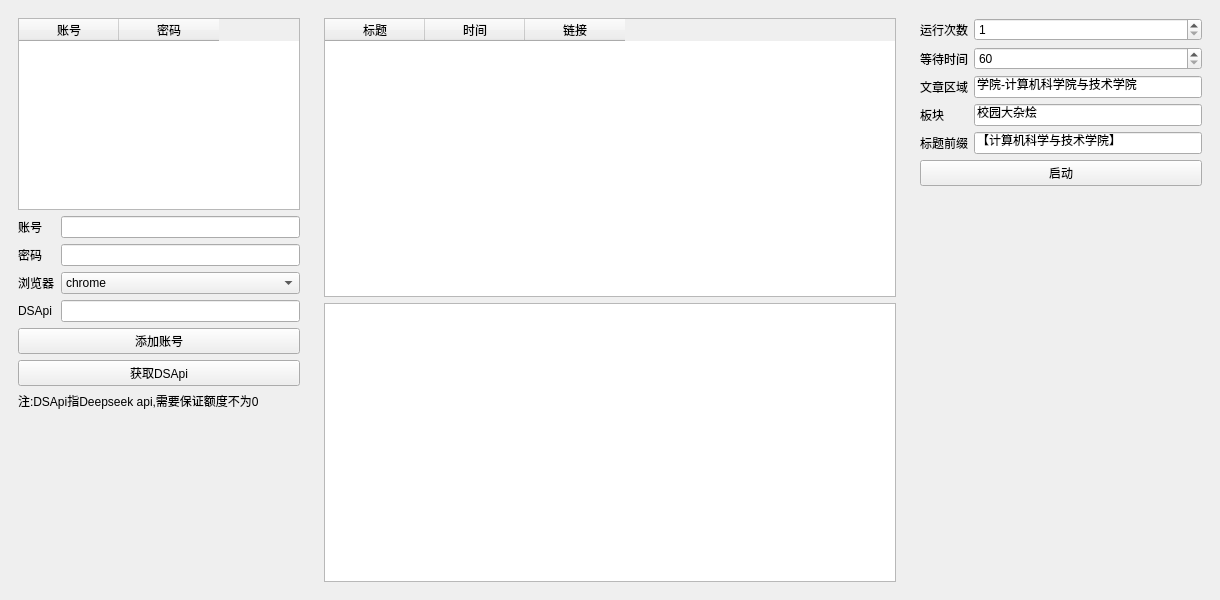
<?xml version="1.0" encoding="UTF-8"?>
<ui version="4.0">
 <class>MainWindow</class>
 <widget class="QMainWindow" name="MainWindow">
  <property name="geometry">
   <rect>
    <x>0</x>
    <y>0</y>
    <width>1220</width>
    <height>600</height>
   </rect>
  </property>
  <property name="windowTitle">
   <string>易班发帖工具</string>
  </property>
  <widget class="QWidget" name="centralwidget">
   <layout class="QHBoxLayout" name="horizontalLayout">
    <item>
     <widget class="QWidget" name="widget" native="true">
      <property name="minimumSize">
       <size>
        <width>300</width>
        <height>0</height>
       </size>
      </property>
      <property name="maximumSize">
       <size>
        <width>300</width>
        <height>16777215</height>
       </size>
      </property>
      <layout class="QVBoxLayout" name="verticalLayout_2">
       <item>
        <widget class="QTableWidget" name="tw_account">
         <column>
          <property name="text">
           <string>账号</string>
          </property>
         </column>
         <column>
          <property name="text">
           <string>密码</string>
          </property>
         </column>
        </widget>
       </item>
       <item>
        <layout class="QFormLayout" name="formLayout_2">
         <item row="0" column="0">
          <widget class="QLabel" name="label">
           <property name="text">
            <string>账号</string>
           </property>
          </widget>
         </item>
         <item row="0" column="1">
          <widget class="QLineEdit" name="le_username"/>
         </item>
         <item row="1" column="0">
          <widget class="QLabel" name="label_2">
           <property name="text">
            <string>密码</string>
           </property>
          </widget>
         </item>
         <item row="1" column="1">
          <widget class="QLineEdit" name="le_password"/>
         </item>
         <item row="2" column="0">
          <widget class="QLabel" name="label_5">
           <property name="text">
            <string>浏览器</string>
           </property>
          </widget>
         </item>
         <item row="2" column="1">
          <widget class="QComboBox" name="cb_driver">
           <item>
            <property name="text">
             <string>chrome</string>
            </property>
           </item>
           <item>
            <property name="text">
             <string>edge</string>
            </property>
           </item>
           <item>
            <property name="text">
             <string>firefox</string>
            </property>
           </item>
          </widget>
         </item>
         <item row="3" column="0">
          <widget class="QLabel" name="label_3">
           <property name="text">
            <string>DSApi</string>
           </property>
          </widget>
         </item>
         <item row="3" column="1">
          <widget class="QLineEdit" name="le_dsapi"/>
         </item>
        </layout>
       </item>
       <item>
        <widget class="QPushButton" name="btn_add_account">
         <property name="text">
          <string>添加账号</string>
         </property>
        </widget>
       </item>
       <item>
        <widget class="QPushButton" name="btn_get_dsapi">
         <property name="text">
          <string>获取DSApi</string>
         </property>
        </widget>
       </item>
       <item>
        <widget class="QLabel" name="label_4">
         <property name="text">
          <string>注:DSApi指Deepseek api,需要保证额度不为0</string>
         </property>
         <property name="wordWrap">
          <bool>true</bool>
         </property>
        </widget>
       </item>
       <item>
        <spacer name="verticalSpacer">
         <property name="orientation">
          <enum>Qt::Vertical</enum>
         </property>
         <property name="sizeHint" stdset="0">
          <size>
           <width>20</width>
           <height>40</height>
          </size>
         </property>
        </spacer>
       </item>
      </layout>
     </widget>
    </item>
    <item>
     <widget class="QWidget" name="widget_2" native="true">
      <layout class="QVBoxLayout" name="verticalLayout_5">
       <item>
        <widget class="QTableWidget" name="tw_out">
         <property name="tabKeyNavigation">
          <bool>true</bool>
         </property>
         <column>
          <property name="text">
           <string>标题</string>
          </property>
         </column>
         <column>
          <property name="text">
           <string>时间</string>
          </property>
         </column>
         <column>
          <property name="text">
           <string>链接</string>
          </property>
         </column>
        </widget>
       </item>
       <item>
        <widget class="QTextBrowser" name="tb_log"/>
       </item>
      </layout>
     </widget>
    </item>
    <item>
     <widget class="QWidget" name="widget_3" native="true">
      <property name="minimumSize">
       <size>
        <width>300</width>
        <height>0</height>
       </size>
      </property>
      <property name="maximumSize">
       <size>
        <width>300</width>
        <height>16777215</height>
       </size>
      </property>
      <layout class="QVBoxLayout" name="verticalLayout_3">
       <item>
        <layout class="QFormLayout" name="formLayout_3">
         <item row="0" column="0">
          <widget class="QLabel" name="label_6">
           <property name="text">
            <string>运行次数</string>
           </property>
          </widget>
         </item>
         <item row="0" column="1">
          <widget class="QSpinBox" name="sp_run_time">
           <property name="minimum">
            <number>1</number>
           </property>
           <property name="maximum">
            <number>100</number>
           </property>
          </widget>
         </item>
         <item row="1" column="0">
          <widget class="QLabel" name="label_7">
           <property name="text">
            <string>等待时间</string>
           </property>
          </widget>
         </item>
         <item row="1" column="1">
          <widget class="QSpinBox" name="sp_sleep_time">
           <property name="minimum">
            <number>60</number>
           </property>
          </widget>
         </item>
         <item row="2" column="0">
          <widget class="QLabel" name="label_8">
           <property name="text">
            <string>文章区域</string>
           </property>
          </widget>
         </item>
         <item row="2" column="1">
          <widget class="QLineEdit" name="le_post_type">
           <property name="inputMask">
            <string/>
           </property>
           <property name="text">
            <string>学院-计算机科学院与技术学院</string>
           </property>
           <property name="echoMode">
            <enum>QLineEdit::Normal</enum>
           </property>
           <property name="placeholderText">
            <string/>
           </property>
          </widget>
         </item>
         <item row="3" column="0">
          <widget class="QLabel" name="label_9">
           <property name="text">
            <string>板块</string>
           </property>
          </widget>
         </item>
         <item row="3" column="1">
          <widget class="QLineEdit" name="le_post_board">
           <property name="text">
            <string>校园大杂烩</string>
           </property>
          </widget>
         </item>
         <item row="4" column="1">
          <widget class="QLineEdit" name="le_title_pre">
           <property name="text">
            <string>【计算机科学与技术学院】</string>
           </property>
           <property name="placeholderText">
            <string/>
           </property>
          </widget>
         </item>
         <item row="4" column="0">
          <widget class="QLabel" name="label_10">
           <property name="text">
            <string>标题前缀</string>
           </property>
          </widget>
         </item>
        </layout>
       </item>
       <item>
        <widget class="QPushButton" name="btn_run">
         <property name="text">
          <string>启动</string>
         </property>
        </widget>
       </item>
       <item>
        <spacer name="verticalSpacer_2">
         <property name="orientation">
          <enum>Qt::Vertical</enum>
         </property>
         <property name="sizeHint" stdset="0">
          <size>
           <width>20</width>
           <height>40</height>
          </size>
         </property>
        </spacer>
       </item>
      </layout>
     </widget>
    </item>
   </layout>
  </widget>
 </widget>
 <resources/>
 <connections/>
</ui>
